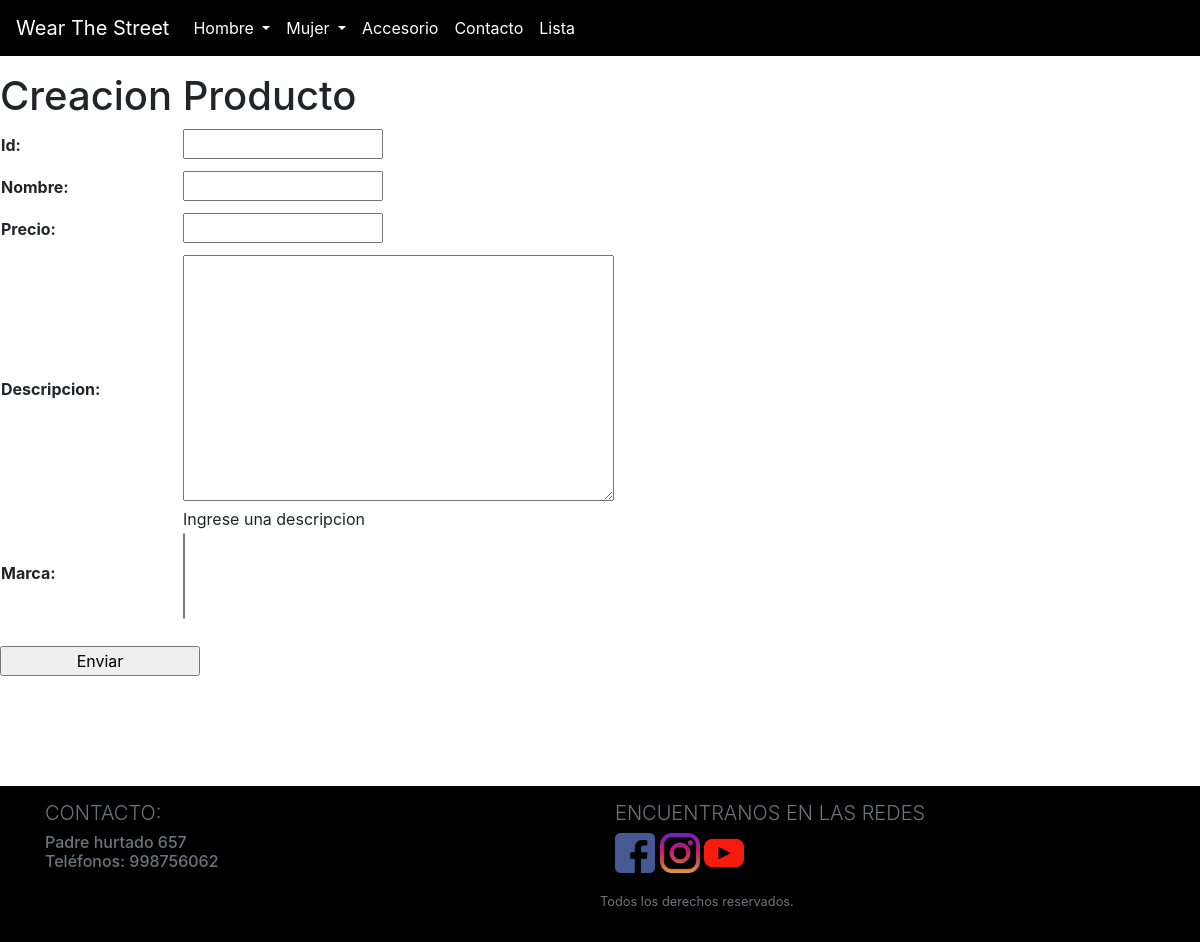
The app's page /catalogo/producto/create/, older data.
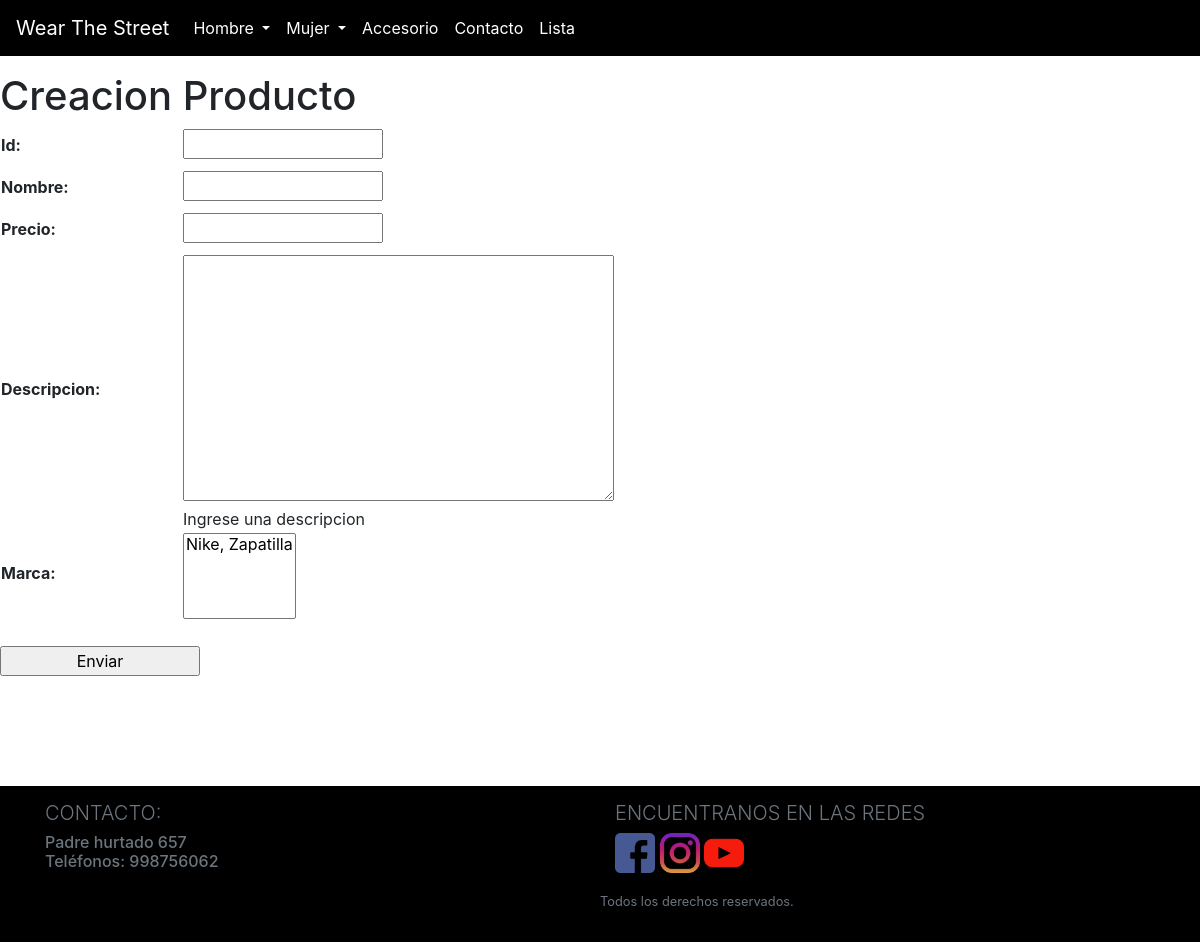
The same page, newer data.
### catalogo/models.py (models this page shows)
class Marca(models.Model):
        marca = models.CharField(max_length=100, help_text='Ingrese la marca y el tipo de producto EJ: Nike, Zapatilla; adidas, poleron')
        def __str__(self):
	        return self.marca

### catalogo/views.py (the view)
# urls.py: path('producto/create/', views.ProductoCreate.as_view(), name='producto_create'),
class ProductoCreate(CreateView):
    model = Producto
    fields='__all__'

### catalogo/templates/catalogo/producto_form.html (shortened to what this page needs)
{% extends "base_generic.html" %}
{% block content%}
<h1>Creacion Producto</h1>
<form action ="" method="post">
    <table>
        {{form.as_table}}
    </table>
    <div class="container">
        <div>
          <br>
        </div>
    </div>
    <input type="submit" value ="Enviar">
</form>
<div style="margin-left:20px;margin-top:20px">
    <div class="container">
        <div>
          <br>
          <br>
          <br>
          <br>
        </div>
    </div>
    </div>
{%endblock%}

Row changes from the older to the newer data that the page shows:
added Marca: marca "Nike, Zapatilla"
